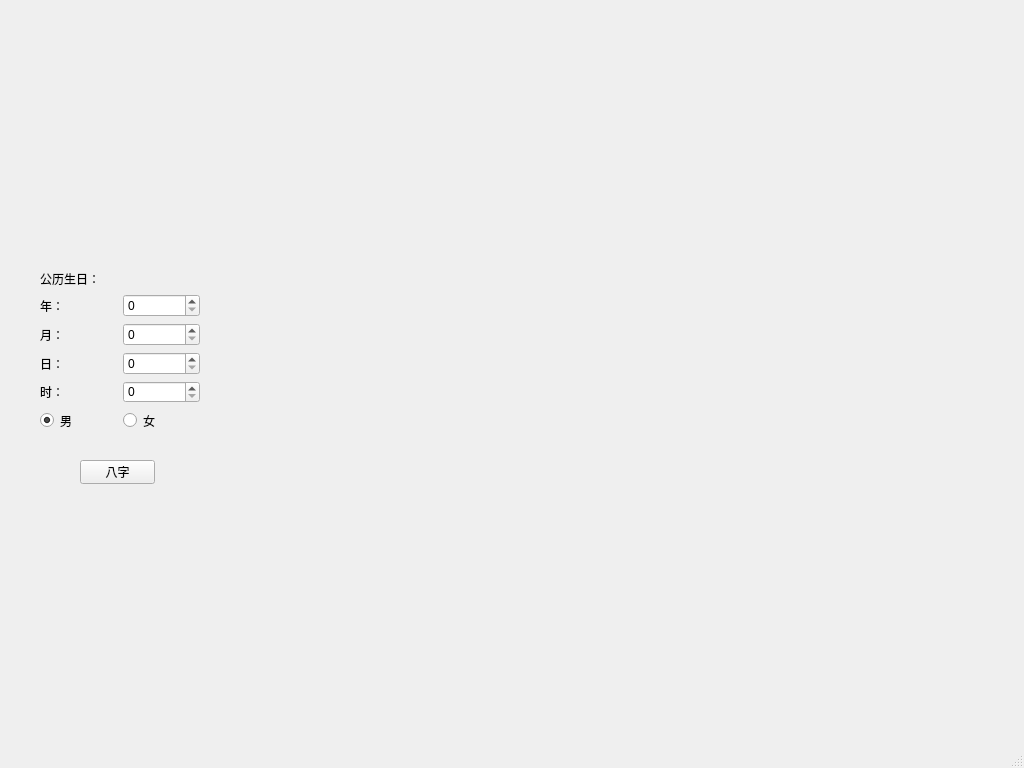
<?xml version="1.0" encoding="UTF-8"?>
<ui version="4.0">
 <class>MainWindow</class>
 <widget class="QMainWindow" name="MainWindow">
  <property name="geometry">
   <rect>
    <x>0</x>
    <y>0</y>
    <width>1024</width>
    <height>768</height>
   </rect>
  </property>
  <property name="windowTitle">
   <string>MainWindow</string>
  </property>
  <property name="styleSheet">
   <string notr="true">#MainWindow{border-image: url(:/img/finger.JPG);}</string>
  </property>
  <widget class="QWidget" name="centralwidget">
   <property name="styleSheet">
    <string notr="true"/>
   </property>
   <widget class="QWidget" name="verticalLayoutWidget">
    <property name="geometry">
     <rect>
      <x>40</x>
      <y>270</y>
      <width>160</width>
      <height>162</height>
     </rect>
    </property>
    <layout class="QVBoxLayout" name="verticalLayout">
     <item>
      <widget class="QLabel" name="label_5">
       <property name="text">
        <string>公历生日：</string>
       </property>
      </widget>
     </item>
     <item>
      <layout class="QHBoxLayout" name="horizontalLayout_2">
       <item>
        <widget class="QLabel" name="label">
         <property name="text">
          <string>年：</string>
         </property>
        </widget>
       </item>
       <item>
        <widget class="QSpinBox" name="spinBox_year"/>
       </item>
      </layout>
     </item>
     <item>
      <layout class="QHBoxLayout" name="horizontalLayout_3">
       <item>
        <widget class="QLabel" name="label_2">
         <property name="text">
          <string>月：</string>
         </property>
        </widget>
       </item>
       <item>
        <widget class="QSpinBox" name="spinBox__month"/>
       </item>
      </layout>
     </item>
     <item>
      <layout class="QHBoxLayout" name="horizontalLayout_4">
       <item>
        <widget class="QLabel" name="label_3">
         <property name="text">
          <string>日：</string>
         </property>
        </widget>
       </item>
       <item>
        <widget class="QSpinBox" name="spinBox_day"/>
       </item>
      </layout>
     </item>
     <item>
      <layout class="QHBoxLayout" name="horizontalLayout_5">
       <item>
        <widget class="QLabel" name="label_4">
         <property name="text">
          <string>时：</string>
         </property>
        </widget>
       </item>
       <item>
        <widget class="QSpinBox" name="spinBox_time"/>
       </item>
      </layout>
     </item>
     <item>
      <layout class="QHBoxLayout" name="horizontalLayout_6">
       <item>
        <widget class="QRadioButton" name="radioButton_man">
         <property name="text">
          <string>男</string>
         </property>
         <property name="checked">
          <bool>true</bool>
         </property>
        </widget>
       </item>
       <item>
        <widget class="QRadioButton" name="radioButton_women">
         <property name="text">
          <string>女</string>
         </property>
        </widget>
       </item>
      </layout>
     </item>
    </layout>
   </widget>
   <widget class="QPushButton" name="pushButton">
    <property name="geometry">
     <rect>
      <x>80</x>
      <y>460</y>
      <width>75</width>
      <height>24</height>
     </rect>
    </property>
    <property name="text">
     <string>八字</string>
    </property>
   </widget>
  </widget>
  <widget class="QMenuBar" name="menubar">
   <property name="geometry">
    <rect>
     <x>0</x>
     <y>0</y>
     <width>1024</width>
     <height>22</height>
    </rect>
   </property>
  </widget>
  <widget class="QStatusBar" name="statusbar"/>
 </widget>
 <resources/>
 <connections/>
</ui>
